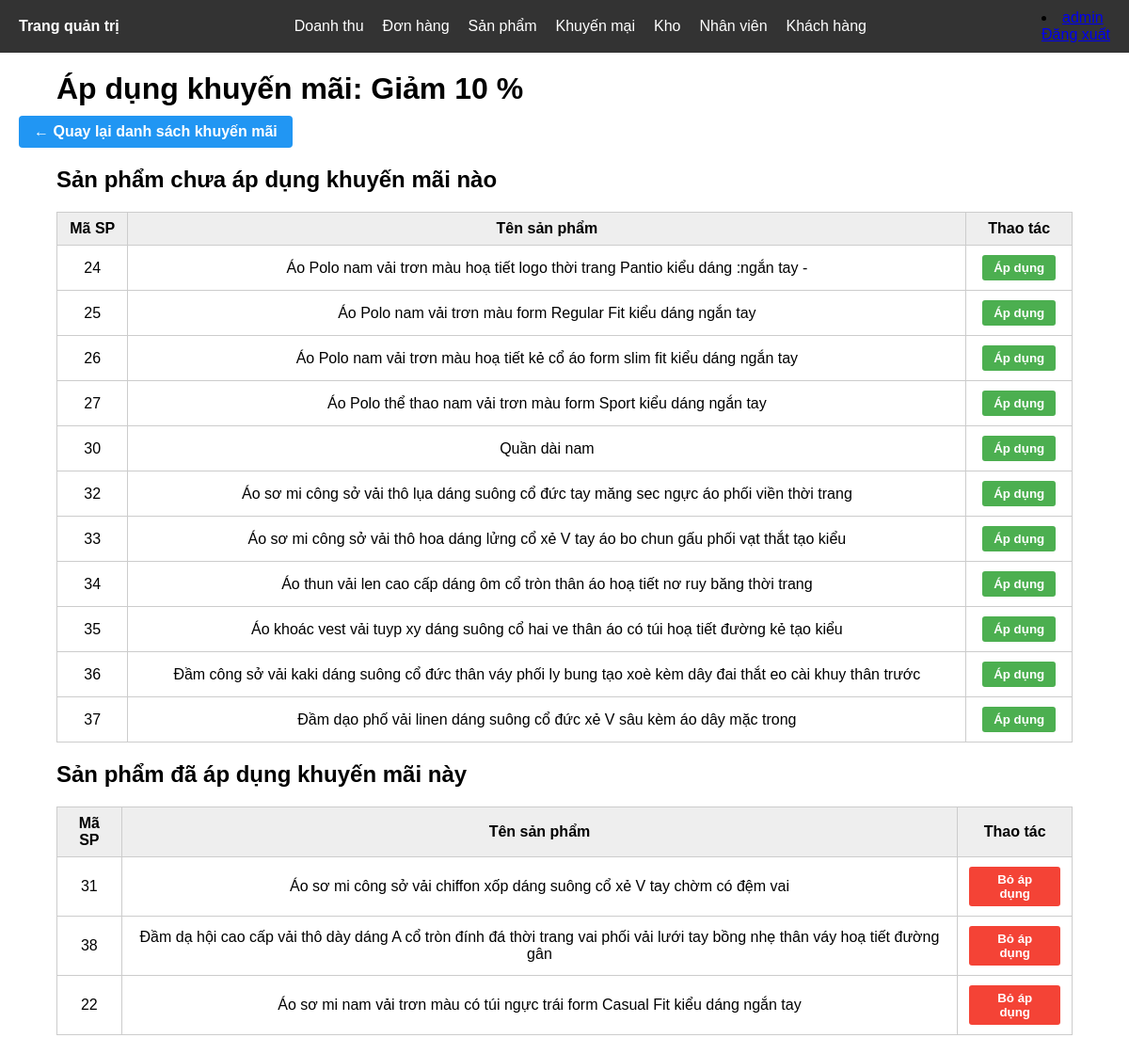
/admin/khuyenmai/apdung.php?id=7 (signed in), run on the app's committed database.
### tables this page shows
CREATE TABLE `khuyenmai` (
  `MaKM` int(20) NOT NULL,
  `TenKM` varchar(100) NOT NULL,
  `MoTa` text DEFAULT NULL,
  `KM_PT` int(11) DEFAULT 0,
  `TienKM` decimal(12,2) DEFAULT 0.00,
  `NgayBatDau` date NOT NULL,
  `NgayKetThuc` date NOT NULL
);

CREATE TABLE `sanphamnam` (
  `MaSP` int(11) NOT NULL,
  `TenSanPham` varchar(200) NOT NULL,
  `Gia` decimal(18,2) NOT NULL,
  `MaChiTiet` int(11) NOT NULL,
  `MoTa` text DEFAULT NULL,
  `GioiTinh` varchar(10) NOT NULL
);

### admin/khuyenmai/apdung.php (the view, shortened to what this page needs)
<?php
include("../../model/database.php");
$makm = $_GET['id'];
$stmt_km = $conn->prepare("SELECT TenKM FROM khuyenmai WHERE MaKM = ?");
$stmt_km->bind_param("s", $makm);
$stmt_km->execute();
$result_km = $stmt_km->get_result();
$km = $result_km->fetch_assoc();
$tenkm = $km['TenKM'];
include("../include/header.php");
$sql_chua_apdung = "
    SELECT sp.MaSP, sp.TenSanPham
    FROM sanphamnam sp
    LEFT JOIN sanpham_khuyenmai skm ON sp.MaSP = skm.MaSP
    WHERE skm.MaSP IS NULL
";
$sql_da_apdung = "
    SELECT sp.MaSP, sp.TenSanPham
    FROM sanphamnam sp
    INNER JOIN sanpham_khuyenmai skm ON sp.MaSP = skm.MaSP
    WHERE skm.MaKM = ?
";
$result_chua_apdung = $conn->query($sql_chua_apdung);
$stmt_da_apdung = $conn->prepare($sql_da_apdung);
$stmt_da_apdung->bind_param("s", $makm);
$stmt_da_apdung->execute();
$result_da_apdung = $stmt_da_apdung->get_result();
?>
<!DOCTYPE html>
<html lang="vi">
<head>
</head>
<body>
<h1>Áp dụng khuyến mãi: <?= htmlspecialchars($tenkm) ?></h1>
<a href="khuyenmai.php" class="btn-back">← Quay lại danh sách khuyến mãi</a>
<h2>Sản phẩm chưa áp dụng khuyến mãi nào</h2>
<table>
    <thead>
        <tr>
            <th>Mã SP</th>
            <th>Tên sản phẩm</th>
            <th>Thao tác</th>
        </tr>
    </thead>
    <tbody>
    <?php if ($result_chua_apdung->num_rows > 0): ?>
        <?php while ($row = $result_chua_apdung->fetch_assoc()): ?>
            <tr>
                <td><?= htmlspecialchars($row['MaSP']) ?></td>
                <td><?= htmlspecialchars($row['TenSanPham']) ?></td>
                <td>
                    <form method="post" action="apdung.php?id=<?= urlencode($makm) ?>">
                        <button type="submit" class="btn-apdung">Áp dụng</button>
                    </form>
                </td>
            </tr>
        <?php endwhile; ?>
    <?php else: ?>
        <tr><td colspan="3">Tất cả sản phẩm đã được áp dụng khuyến mãi</td></tr>
    <?php endif; ?>
    </tbody>
</table>
<h2>Sản phẩm đã áp dụng khuyến mãi này</h2>
<table>
    <thead>
        <tr>
            <th>Mã SP</th>
            <th>Tên sản phẩm</th>
            <th>Thao tác</th>
        </tr>
    </thead>
    <tbody>
    <?php if ($result_da_apdung->num_rows > 0): ?>
        <?php while ($row = $result_da_apdung->fetch_assoc()): ?>
            <tr>
                <td><?= htmlspecialchars($row['MaSP']) ?></td>
                <td><?= htmlspecialchars($row['TenSanPham']) ?></td>
                <td>
                    <form method="post" action="apdung.php?id=<?= urlencode($makm) ?>">
                        <button type="submit" class="btn-boapdung">Bỏ áp dụng</button>
                    </form>
                </td>
            </tr>
        <?php endwhile; ?>
    <?php else: ?>
        <tr><td colspan="3">Chưa có sản phẩm nào áp dụng khuyến mãi này</td></tr>
    <?php endif; ?>
    </tbody>
</table>
</body>
</html>

### admin/include/header.php (style rules this page uses)
body { margin: 0; font-family: Arial, sans-serif; }

### admin/khuyenmai/apdung.php (style rules this page uses)
table { width: 90%; margin: 20px auto; border-collapse: collapse; }
th, td { padding: 8px 10px; border: 1px solid #ccc; text-align: center; }
th { background-color: #eee; }
form { margin: 0; }
button { padding: 6px 12px; margin: 2px; border: none; border-radius: 3px; cursor: pointer; font-weight: bold; }
.btn-apdung { background-color: #4CAF50; color: white; }
.btn-boapdung { background-color: #f44336; color: white; }
h1, h2 { width: 90%; margin: 20px auto 10px; }
.btn-back { display: inline-block; margin: 0 20px auto 20px; padding: 8px 16px; background-color: #2196F3; color: white; text-decoration: none; border-radius: 4px; font-weight: bold; }

### data on the page
khuyenmai: TenKM "Giảm 10 %"
sanphamnam: MaSP "24", TenSanPham "Áo Polo nam vải trơn màu hoạ tiết logo thời trang Pantio kiểu dáng :ngắn tay -"
sanphamnam: MaSP "25", TenSanPham "Áo Polo nam vải trơn màu form Regular Fit kiểu dáng ngắn tay"
sanphamnam: MaSP "26", TenSanPham "Áo Polo nam vải trơn màu hoạ tiết kẻ cổ áo form slim fit kiểu dáng ngắn tay"
sanphamnam: MaSP "27", TenSanPham "Áo Polo thể thao nam vải trơn màu form Sport kiểu dáng ngắn tay"
sanphamnam: MaSP "30", TenSanPham "Quần dài nam"
sanphamnam: MaSP "32", TenSanPham "Áo sơ mi công sở vải thô lụa dáng suông cổ đức tay măng sec ngực áo phối viền thời trang"
sanphamnam: MaSP "33", TenSanPham "Áo sơ mi công sở vải thô hoa dáng lửng cổ xẻ V tay áo bo chun gấu phối vạt thắt tạo kiểu"
sanphamnam: MaSP "34", TenSanPham "Áo thun vải len cao cấp dáng ôm cổ tròn thân áo hoạ tiết nơ ruy băng thời trang"
sanphamnam: MaSP "35", TenSanPham "Áo khoác vest vải tuyp xy dáng suông cổ hai ve thân áo có túi hoạ tiết đường kẻ tạo kiểu"
sanphamnam: MaSP "36", TenSanPham "Đầm công sở vải kaki dáng suông cổ đức thân váy phối ly bung tạo xoè kèm dây đai thắt eo cài khuy thân trước"
sanphamnam: MaSP "37", TenSanPham "Đầm dạo phố vải linen dáng suông cổ đức xẻ V sâu kèm áo dây mặc trong"
sanphamnam: MaSP "31", TenSanPham "Áo sơ mi công sở vải chiffon xốp dáng suông cổ xẻ V tay chờm có đệm vai"
sanphamnam: MaSP "38", TenSanPham "Đầm dạ hội cao cấp vải thô dày dáng A cổ tròn đính đá thời trang vai phối vải lưới tay bồng nhẹ thân váy hoạ tiết đường gân"
sanphamnam: MaSP "22", TenSanPham "Áo sơ mi nam vải trơn màu có túi ngực trái form Casual Fit kiểu dáng ngắn tay"

### other printed values
$tennv "admin"
